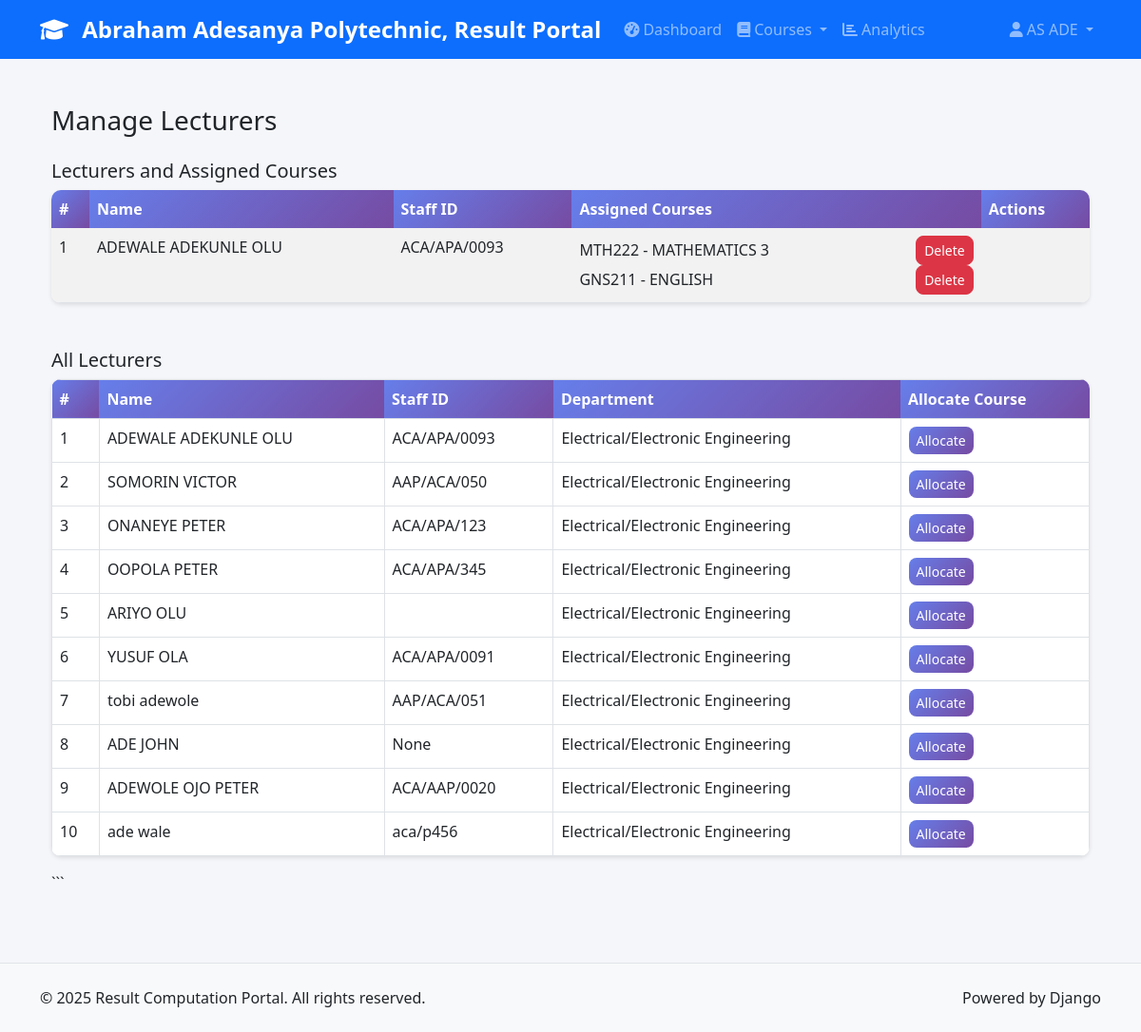
The page /accounts/hod-dashboard/lecturers/ (signed in) on the database its author committed.
### accounts/models.py (models this page shows, shortened)
class User(AbstractUser):
    ROLE_CHOICES = [
        ('admin', 'Admin'),
        ('hod', 'Head of Department'),
        ('lecturer', 'Lecturer'),
        ('student', 'Student'),
    ]
    role = models.CharField(max_length=20, choices=ROLE_CHOICES, default='student')
    phone_number = models.CharField(
        max_length=15,
        validators=[RegexValidator(regex=r'^\+?1?\d{9,15}$', message="Phone number must be entered in the format: '+999999999'. Up to 15 digits allowed.")],
        blank=True,
        null=True
    )
    date_of_birth = models.DateField(blank=True, null=True)
    address = models.TextField(blank=True, null=True)
    profile_picture = models.ImageField(upload_to='profile_pics/', blank=True, null=True)
    is_active = models.BooleanField(default=True)
    created_at = models.DateTimeField(auto_now_add=True)
    updated_at = models.DateTimeField(auto_now=True)
    staff_id = models.CharField(max_length=20, blank=True, null=True)
    department = models.ForeignKey(
        'courses.Department',
        on_delete=models.SET_NULL,
        blank=True,
        null=True,
        related_name='users'
    )
    class Meta:
        db_table = 'auth_user'
        verbose_name = 'User'
        verbose_name_plural = 'Users'
    def get_full_name(self):
        return f"{self.first_name} {self.last_name}".strip() or self.username
    @property
    def is_admin(self):
        return self.role == 'admin'
    @property
    def is_hod(self):
        return self.role == 'hod'
    @property
    def is_lecturer(self):
        return self.role == 'lecturer'
    @property
    def is_student(self):
        return self.role == 'student'
    def can_upload_scores(self):
        return self.is_lecturer or self.is_hod or self.is_admin
    def can_view_analytics(self):
        return self.is_hod or self.is_admin

class CourseAllocation(models.Model):
    lecturer = models.ForeignKey(
        'accounts.User',
        on_delete=models.CASCADE,
        limit_choices_to={'role': 'lecturer'}
    )
    course = models.ForeignKey('courses.Course', on_delete=models.CASCADE)
    session = models.ForeignKey('results.Session', on_delete=models.CASCADE)
    semester = models.ForeignKey('results.Semester', on_delete=models.CASCADE)
    allocated_at = models.DateTimeField(auto_now_add=True)
    class Meta:
        unique_together = ('lecturer', 'course', 'session', 'semester')
        verbose_name = "Course Allocation"
        verbose_name_plural = "Course Allocations"

### courses/models.py (models this page shows, shortened)
class Course(models.Model):
    SEMESTER_CHOICES = [
        ("first", "First Semester"),
        ("second", "Second Semester"),
    ]
    code = models.CharField(max_length=20)
    title = models.CharField(max_length=200)
    credit_units = models.PositiveIntegerField()
    department = models.ForeignKey(Department, on_delete=models.CASCADE, related_name="courses")
    level = models.PositiveIntegerField()
    semester = models.CharField(max_length=10, choices=SEMESTER_CHOICES)
    lecturer = models.ForeignKey(
        "accounts.User",
        on_delete=models.SET_NULL,
        null=True,
        blank=True,
        limit_choices_to={"role__in": ["lecturer", "hod", "admin"]},
        related_name="courses",
    )
    description = models.TextField(blank=True, null=True)
    created_at = models.DateTimeField(auto_now_add=True)
    updated_at = models.DateTimeField(auto_now=True)
    class Meta:
        unique_together = ("code", "semester", "level", "department")
        ordering = ["code"]
        verbose_name = "Course"
        verbose_name_plural = "Courses"

class Department(models.Model):
    name = models.CharField(max_length=100, unique=True)
    code = models.CharField(max_length=10, unique=True)
    description = models.TextField(blank=True, null=True)
    created_at = models.DateTimeField(auto_now_add=True)
    updated_at = models.DateTimeField(auto_now=True)
    class Meta:
        ordering = ["name"]
        verbose_name = "Department"
        verbose_name_plural = "Departments"

### accounts/views.py (the view)
# urls.py: path('hod-dashboard/lecturers/', views.manage_lecturers, name='manage_lecturers'),
def manage_lecturers(request):
    department = request.user.department
    lecturer_ids = CourseAllocation.objects.filter(
        lecturer__department=department
    ).values_list('lecturer_id', flat=True).distinct()
    lecturers = User.objects.filter(id__in=lecturer_ids)
    all_lecturers = User.objects.filter(role='lecturer', department=department)
    allocations = CourseAllocation.objects.filter(
        lecturer__department=department
    )
    return render(request, 'accounts/manage_lecturers.html', {
        'lecturers': lecturers,
        'all_lecturers': all_lecturers,
        'allocations': allocations
    })

### templates/accounts/manage_lecturers.html
{% extends 'base/base.html' %}
{% block content %}
<div class="container mt-4">
    <h3>Manage Lecturers</h3>
<h5 class="mt-4">Lecturers and Assigned Courses</h5>
<table class="table table-striped">
    <thead>
        <tr>
            <th>#</th>
            <th>Name</th>
            <th>Staff ID</th>
            <th>Assigned Courses</th>
            <th>Actions</th>
        </tr>
    </thead>
    <tbody>
        {% for lecturer in lecturers %}
        <tr>
            <td>{{ forloop.counter }}</td>
            <td>{{ lecturer.get_full_name }}</td>
            <td>{{ lecturer.staff_id }}</td>
            <td>
                {% with allocations=lecturer.courseallocation_set.all %}
                    {% if allocations %}
                        <ul class="list-unstyled mb-0">
                            {% for allocation in allocations %}
                            <li class="d-flex justify-content-between align-items-center">
                                <span>{{ allocation.course.code }} - {{ allocation.course.title }}</span>
                                <a href="{% url 'accounts:delete_allocation' allocation.id %}" class="btn btn-sm btn-danger ms-2" onclick="return confirm('Delete this course allocation?')">Delete</a>
                            </li>
                            {% endfor %}
                        </ul>
                    {% else %}
                        <span class="text-muted">No courses assigned</span>
                    {% endif %}
                {% endwith %}
            </td>
            <td>
            </td>
        </tr>
        {% empty %}
        <tr>
            <td colspan="5" class="text-center">No lecturers found.</td>
        </tr>
        {% endfor %}
    </tbody>
</table>
<h5 class="mt-5">All Lecturers</h5>
<table class="table table-bordered">
    <thead>
        <tr>
            <th>#</th>
            <th>Name</th>
            <th>Staff ID</th>
            <th>Department</th>
            <th>Allocate Course</th>
        </tr>
    </thead>
    <tbody>
        {% for lecturer in all_lecturers %}
        <tr>
            <td>{{ forloop.counter }}</td>
            <td>{{ lecturer.get_full_name }}</td>
            <td>{{ lecturer.staff_id }}</td>
            <td>{{ lecturer.department.name }}</td>
            <td>
                <a href="{% url 'accounts:assign_course' lecturer.id %}" class="btn btn-sm btn-primary">Allocate</a>
            </td>
        </tr>
        {% empty %}
        <tr>
            <td colspan="5" class="text-center">No lecturers found.</td>
        </tr>
        {% endfor %}
    </tbody>
</table>
```
</div>
{% endblock %}

### templates/base/base.html (shortened to what this page needs)
{% load static %}
<!DOCTYPE html>
<html lang="en">
<head>
    <link href="https://cdn.jsdelivr.net/npm/bootstrap@5.3.0/dist/css/bootstrap.min.css" rel="stylesheet">
    <link href="https://cdnjs.cloudflare.com/ajax/libs/font-awesome/6.0.0/css/all.min.css" rel="stylesheet">
    <link href="{% static 'css/style.css' %}" rel="stylesheet">
</head>
<body>
{% if user.is_authenticated %}
<nav class="navbar navbar-expand-lg navbar-dark bg-primary">
    <div class="container">
        <a class="navbar-brand" href="{% url 'accounts:dashboard' %}">
            <i class="fas fa-graduation-cap me-2"></i>
            Abraham Adesanya Polytechnic, Result Portal
        </a>
        <div class="collapse navbar-collapse" id="navbarNav">
            <ul class="navbar-nav me-auto">
                <li class="nav-item">
                    <a class="nav-link" href="{% url 'accounts:dashboard' %}">
                        <i class="fas fa-tachometer-alt me-1"></i>Dashboard
                    </a>
                </li>
                {% if user.can_upload_scores %}
                <li class="nav-item dropdown">
                    <a class="nav-link dropdown-toggle" href="#" role="button" data-bs-toggle="dropdown">
                        <i class="fas fa-book me-1"></i>Courses
                    </a>
                </li>
                {% endif %}
                {% if user.can_view_analytics %}
                <li class="nav-item">
                    <a class="nav-link" href="{% url 'analytics:dashboard' %}">
                        <i class="fas fa-chart-bar me-1"></i>Analytics
                    </a>
                </li>
                {% endif %}
            </ul>
            <ul class="navbar-nav">
                <li class="nav-item dropdown">
                    <a class="nav-link dropdown-toggle" href="#" role="button" data-bs-toggle="dropdown">
                        <i class="fas fa-user me-1"></i>{{ user.get_full_name }}
                    </a>
                </li>
            </ul>
        </div>
    </div>
</nav>
{% endif %}
<main class="{% if user.is_authenticated %}py-4{% else %}py-5{% endif %}">
    <div class="container">
        {% block content %}{% endblock %}
    </div>
</main>
<footer class="bg-light py-4 mt-5">
    <div class="container">
        <div class="row">
            <div class="col-md-6">
                <p class="mb-0">&copy; 2025 Result Computation Portal. All rights reserved.</p>
            </div>
            <div class="col-md-6 text-end">
                <p class="mb-0">Powered by Django</p>
            </div>
        </div>
    </div>
</footer>
</body>
</html>

### static/css/style.css (style rules this page uses)
:root { --primary-color: #667eea; --secondary-color: #764ba2; --success-color: #28a745; --danger-color: #dc3545; --warning-color: #ffc107; --info-color: #17a2b8; --light-color: #f8f9fa; --dark-color: #343a40; }
body { font-family: 'Segoe UI', Tahoma, Geneva, Verdana, sans-serif; background-color: #f5f6fa; }
.navbar-brand { font-weight: bold; font-size: 1.5rem; }
.navbar-nav .nav-link { font-weight: 500; transition: all 0.3s ease; }
.btn { border-radius: 8px; font-weight: 500; transition: all 0.3s ease; }
.btn-primary { background: linear-gradient(135deg, var(--primary-color) 0%, var(--secondary-color) 100%); border: none; }
.table { border-radius: 10px; overflow: hidden; box-shadow: 0 2px 4px rgba(0, 0, 0, 0.1); }
.table thead th { background: linear-gradient(135deg, var(--primary-color) 0%, var(--secondary-color) 100%); color: white; border: none; font-weight: 600; }
footer { margin-top: auto; border-top: 1px solid #e1e5e9; }

### rows shown on the page
CourseAllocation: course.code "MTH222", course "MATHEMATICS 3"
CourseAllocation: course.code "GNS211", course "ENGLISH"

### other values the page prints
{{ user.get_full_name }} "AS ADE"
{{ lecturer.get_full_name }} "ADEWALE ADEKUNLE OLU"
{{ lecturer.staff_id }} "ACA/APA/0093"
{{ lecturer.department.name }} "Electrical/Electronic Engineering"
{{ lecturer.get_full_name }} "SOMORIN VICTOR"
{{ lecturer.staff_id }} "AAP/ACA/050"
{{ lecturer.get_full_name }} "ONANEYE PETER"
{{ lecturer.staff_id }} "ACA/APA/123"
{{ lecturer.get_full_name }} "OOPOLA PETER"
{{ lecturer.staff_id }} "ACA/APA/345"
{{ lecturer.get_full_name }} "ARIYO OLU"
{{ lecturer.get_full_name }} "YUSUF OLA"
{{ lecturer.staff_id }} "ACA/APA/0091"
{{ lecturer.get_full_name }} "tobi adewole"
{{ lecturer.staff_id }} "AAP/ACA/051"
